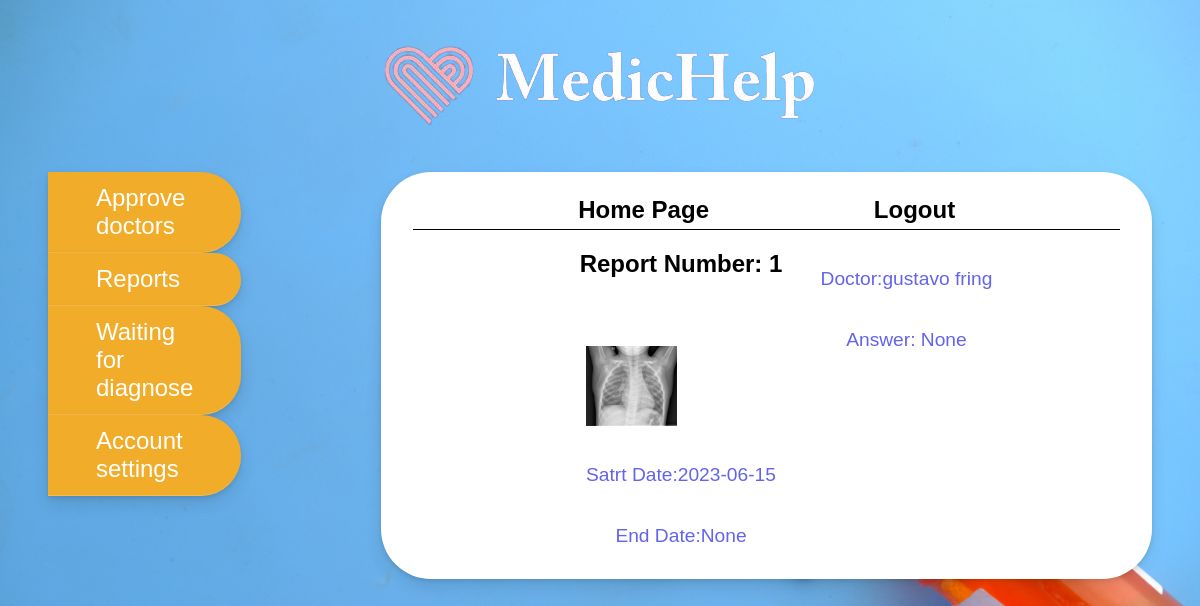
/reports-details/1 (signed in), run on the app's committed database.
### PneumoniaApp/Patient/models.py (models this page shows, shortened)
class Report(db.Model):
    id = db.Column(db.Integer, primary_key=True)
    image = db.Column(db.String(120), unique=True, nullable=False)
    start_date = db.Column(db.Date, default=datetime.utcnow)
    end_date = db.Column(db.Date)
    patient_id = db.Column(db.Integer, db.ForeignKey('patient.id'), nullable=False)
    doctor_id = db.Column(db.Integer, db.ForeignKey('doctor.id'), nullable=False)
    helping_doctor_id = db.Column(db.Integer, db.ForeignKey('doctor.id'))
    helping_doctor_answer = db.Column(db.Boolean)
    ai_help = db.Column(db.Boolean, default=False)
    ai_answer = db.Column(db.Boolean)
    is_sick = db.Column(db.Boolean)
    is_answer=db.Column(db.Boolean, default=False)

### PneumoniaApp/Authentication/models.py (models this page shows, shortened)
class Doctor(db.Model, UserMixin):
    id = db.Column(db.Integer, primary_key=True)
    user_id = db.Column(db.String(20), unique=True, nullable=False)
    username = db.Column(db.String(20), unique=True, nullable=False)
    email = db.Column(db.String(120), unique=True, nullable=False)
    password = db.Column(db.String(60), nullable=False)
    doctor_license = db.Column(db.String(20), unique=True, nullable=False)
    is_active = db.Column(db.Boolean, default=True)
    is_approved = db.Column(db.Boolean, default=False)

### PneumoniaApp/Manager/routes.py (the view)
@manager.route("/reports-details/<int:report_id>")
@login_required
def report_details(report_id):
    report = Report.query.get(report_id)
    if report:
        doctor = Doctor.query.filter_by(id=report.doctor_id).first()
        return render_template("ManagerReportDetails.html", report=report, doctor=doctor)
    else:
        return render_template("ManagerDiagnoseHistory.html", reports=reports)

### PneumoniaApp/templates/ManagerReportDetails.html
{% extends 'homeLayout.html' %}
{% block content %}
    <a href="{{url_for('manager.approveDoctors')}}">Approve doctors</a>
    <a href="{{url_for('manager.managerReports')}}">Reports</a>
    <a href="{{url_for('manager.waitingForDiagnose')}}">Waiting for diagnose</a>
    <a href="{{url_for('Authentication.ManagerChangePassword')}}">Account settings</a>
{% endblock content %}
{% block homepage %}
    <a href="{{url_for('Authentication.ManagerHome')}}">Home Page</a>
{% endblock %}
{% block desc %}
    <div id="passwordForm">
        <h1>Report Number: {{report.id}}</h1>
        <img src="{{ url_for('static', filename='Images/' + report.image) }}" alt="Report Image">
        <label for="">Satrt Date:{{report.start_date}}</label>
        <label for="">End Date:{{report.end_date }}</label>
        <label for="">Doctor:{{doctor.username }}</label>
        <label for="">Answer: {{report.is_sick}}</label>
    </div>
{% endblock desc %}

### PneumoniaApp/static/Mainlayout.css (style rules this page uses)
body { margin: 0; display: flex; flex-direction: column; justify-content: center; align-items: center; height: 100vh; background-image: url("UserLayout/background.jpg"); background-repeat: no-repeat; background-size: cover; font-family: 'Inconsolata', monospace; font-family: 'Montserrat', sans-serif; }
#container nav a { font-size: x-large; text-decoration: none; background-color: rgb(241, 172, 42); box-shadow: 0 2px 4px rgb(0 0 0 / 10%), 0 8px 16px rgb(0 0 0 / 10%); color: white; border-bottom-style: solid; border-bottom-color: rgb(245, 186, 76); border-top-right-radius: 40px; border-bottom-right-radius: 40px; border-bottom-width: 0.5px; padding-left:2em; padding-right: 2em; padding-top: 0.5em; padding-bottom: 0.5em; }
#userNav a { font-size: x-large; text-decoration: none; margin-top: 1em; margin-bottom: 0.2em; color: black; font-weight: 600; }
#content img { width: 20%; height: 30%; margin-top: 3em; margin-left: 10%; }
#passwordForm { display: flex; flex-direction: column; flex-wrap: wrap; justify-content: center; align-items: center; padding-left: 10em; padding-right: 10em; padding-bottom: 2em; overflow-y: scroll; max-height: 40vh; }
#passwordForm label { font-size: larger; color: rgb(99, 99, 235); margin-top: 2em; }
#passwordForm img { margin-right: 9em; height: 10%; width: 20%; }

### data on the page
Report: id "1", image (picture), start_date "2023-06-15", end_date "None", is_sick "None"
Doctor: username "gustavo fring"
